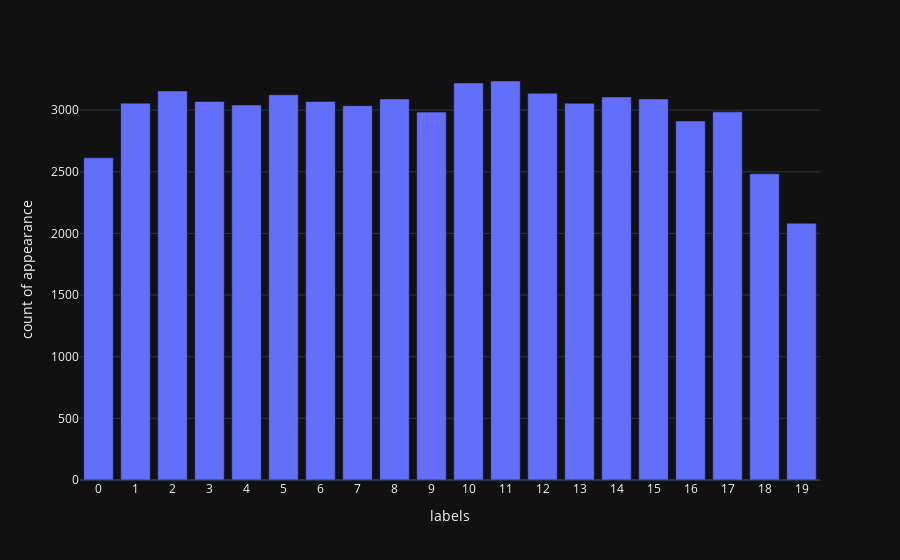

The notebook cell this image was saved under:
### Code cell
px.bar(x=[str(_) for _ in label_counts.keys()], y=label_counts.values(), labels={"x": "labels", "y": "count of appearance"})

### Figure 1 — Plotly figure (JSON) as saved in the notebook; plotly's stock layout.template omitted (floating-point values rounded to 4 significant figures)
{"data": [{"hovertemplate": "labels=%{x}<br>count of appearance=%{y}<extra></extra>", "legendgroup": "", "marker": {"color": "#636efa", "pattern": {"shape": ""}}, "name": "", "orientation": "v", "showlegend": false, "textposition": "auto", "x": ["0", "1", "2", "3", "4", "5", "6", "7", "8", "9", "10", "11", "12", "13", "14", "15", "16", "17", "18", "19"], "xaxis": "x", "y": [2613, 3056, 3155, 3070, 3041, 3124, 3070, 3036, 3090, 2984, 3220, 3236, 3137, 3055, 3106, 3090, 2911, 2986, 2483, 2082], "yaxis": "y", "type": "bar"}], "layout": {"xaxis": {"anchor": "y", "domain": [0.0, 1.0], "title": {"text": "labels"}}, "yaxis": {"anchor": "x", "domain": [0.0, 1.0], "title": {"text": "count of appearance"}}, "legend": {"tracegroupgap": 0}, "margin": {"t": 60}, "barmode": "relative"}}
